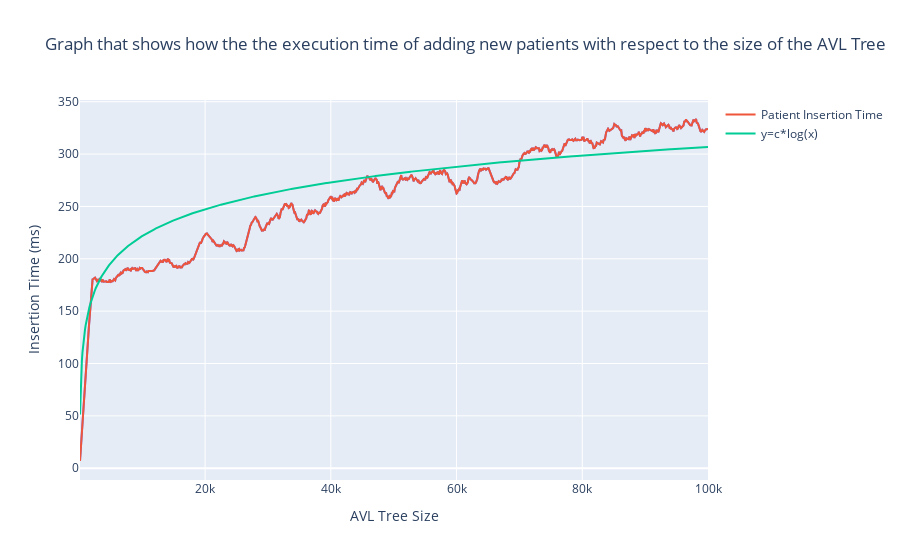

Notebook code for this chart:
### Code cell
df = pd.DataFrame()
df['n'] = avl['n']
df['t'] = 37 * (0.04 * avl['n']).apply(np.log)

n = 20  # the larger n is, the smoother curve will be
b = [1.0 / n] * n
a = 1

avl1 = avl

avl1["t"] = lfilter(b, a, avl["t"])

# avl['t'] = lfilter(b, a, avl["t"])
fig = px.line(avl1, x = 'n', y = 't', title='Graph that shows how the the execution time of adding new patients with respect to the size of the AVL Tree')

fig.add_scatter(x=avl1['n'], y=avl1['t'], name="Patient Insertion Time" )
fig.add_scatter(x=df['n'], y=df['t'], name="y=c*log(x)" )

fig.update_yaxes(title_text="Insertion Time (ms)")
fig.update_xaxes(title_text="AVL Tree Size")
fig.show()

### Figure 1 — Plotly figure (JSON) as saved in the notebook; plotly's stock layout.template omitted (floating-point values rounded to 4 significant figures; data arrays with more than 128 entries replaced by an {"elided": "..."} marker saying what was removed)
{"data": [{"hovertemplate": "n=%{x}<br>t=%{y}<extra></extra>", "legendgroup": "", "line": {"color": "#636efa", "dash": "solid"}, "marker": {"symbol": "circle"}, "mode": "lines", "name": "", "orientation": "v", "showlegend": false, "type": "scatter", "x": {"elided": "979 int values"}, "xaxis": "x", "y": {"elided": "979 float values"}, "yaxis": "y"}, {"name": "Patient Insertion Time", "type": "scatter", "x": {"elided": "979 int values"}, "y": {"elided": "979 float values"}}, {"name": "y=c*log(x)", "type": "scatter", "x": {"elided": "979 int values"}, "y": {"elided": "979 float values"}}], "layout": {"legend": {"tracegroupgap": 0}, "title": {"text": "Graph that shows how the the execution time of adding new patients with respect to the size of the AVL Tree"}, "xaxis": {"anchor": "y", "domain": [0, 1], "title": {"text": "AVL Tree Size"}}, "yaxis": {"anchor": "x", "domain": [0, 1], "title": {"text": "Insertion Time (ms)"}}}}
